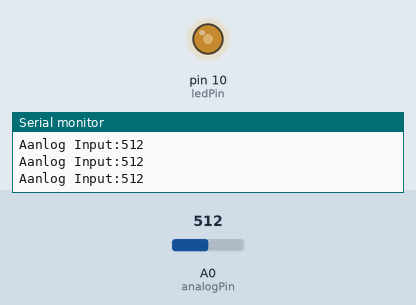
Bench run of a sketch on a simulated Arduino Uno, built with avr-gcc and run on an emulated ATmega328P. Shown: output pins drawn as LEDs (lit = HIGH), the last lines printed to the serial monitor. The test bench sets the inputs (shaded band); at power-on: A0 (analogPin) = 512.

Above: at 1.2 s.
1.3 s: A0 (analogPin) set to 716
At 1.8 s:
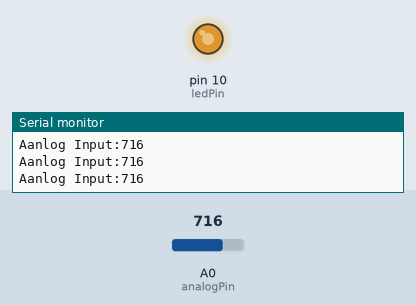
2.8 s: A0 (analogPin) set to 900
At 3.2 s:
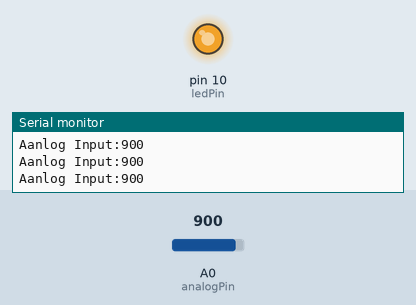
4.3 s: A0 (analogPin) set to 122
At 5.5 s:
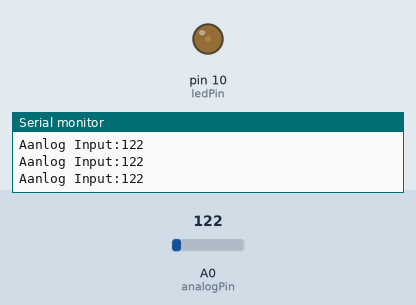
5.8 s: A0 (analogPin) set to 0
At 7.0 s:
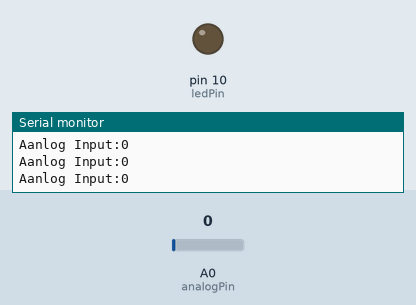
7.3 s: A0 (analogPin) set to 511
At 8.5 s:
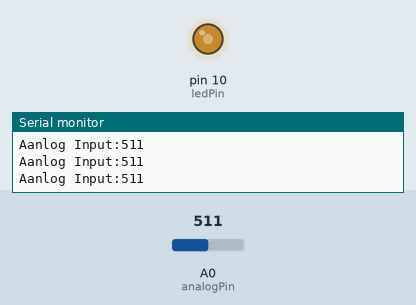
Timing chart, 0 to 9.8 s (numbered marks = the images above; inputs shaded):
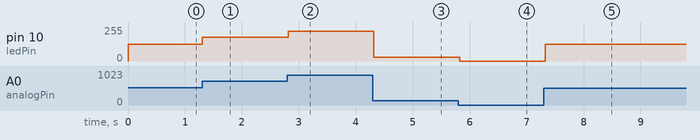

The sketch:

LED_PWM.ino
```cpp
int readAnalog;
int analogPin = 0;
int ledPin = 10;
void setup() {
 Serial.begin(9600);
 pinMode(ledPin, OUTPUT);
}

void loop() {
  readAnalog = analogRead(analogPin);
  Serial.print("Aanlog Input:");
  Serial.println(readAnalog);
  //運用LED的PWM輸出讓LED具備漸暗與漸亮效果
  //運用map函式來轉換原本輸入的類比訊號，轉換成PWM輸出0~255
  int pwm = map(readAnalog, 0, 1023, 0, 255);
  //運用analogWrite函式控制LED的PWM輸出
  analogWrite(ledPin, pwm);
  delay(100);
}
```

Measured:
- after the input at 1.3 s, pin 10 (ledPin): 127/255 → 178/255 at once
- after the input at 2.8 s, pin 10 (ledPin): 178/255 → 224/255 at once
- after the input at 4.3 s, pin 10 (ledPin): 224/255 → 30/255 at once
- after the input at 5.8 s, pin 10 (ledPin): 30/255 → 0/255 at once
- after the input at 7.3 s, pin 10 (ledPin): 0/255 → 127/255 at once
